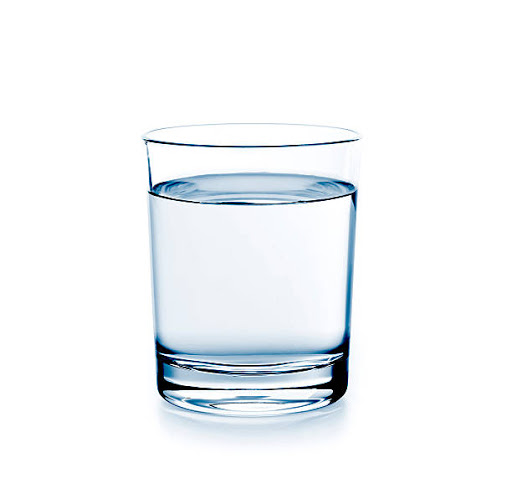
//> input picture glass_analyzer/Image2.png, 512 x 499 px
$ ./Verre   (built with g++ and OpenCV 4)
//> lines starting //> are read from the running program, lines starting //| are printed output that depends on the picture; after the words box and inside, x2 and y2 are one past the last pixel; in counts of white or black regions, pixels touching at a corner belong together
#include <stdio.h>
#include <iostream>
#include <opencv2/opencv.hpp>
#include <string>
#include <opencv2/core/types_c.h>
#include <cstdlib>
#include <math.h>
#include <vector>

#include <fstream>

using namespace cv;
using namespace std;


//seuillage
// [78 lines left out: functions seuillage, histogramme, max1, afficheTab, CC, not called in this run]
int maxTab(vector <int> tab, int n) {
    int max = tab[0];
    for (int i = 0; i < n; i++) {
        if (max < tab[i]) {
            max = tab[i];
        }
    }
    return max;
}

int minTab(vector <int> tab, int n) {
    int min = maxTab(tab, n), max = maxTab(tab, n);

    // cout<<"min : "<<min<<endl;
    for (int i = 0; i < n; i++) {
        if (min > tab[i] && tab[i] != 0) {
            min = tab[i];
        }
    }
    return max - min;
}

int debut(vector <int> tab, int n, int m) {
    int debut = tab[0];
    bool choix = true;
    int i = 0;
    while (choix && i < n) {
        if (tab[i] != 0 && tab[i] > m) {
            debut = i;
            // cout<<tab[i]<<" tab debut"<<endl;
            choix = false;
            break;
        }
        i++;
    }
    return debut;
}
int fin(vector <int> tab, int n, int m) {
    int fin = tab[0];
    bool choix = true;
    int i = n - 1;
    while (choix && i > 0) {
        if (tab[i] != 0 && tab[i] > m) {
            fin = i;
            choix = false;
            break;
        }
        i--;
    }
    return fin;
}


int main() {
    /*******************avoir une image ************************/
    Mat img;
    img = imread("C:\\Users\\Adams\\Desktop\\projet_intro_image-main\\projet_image\\Image2.png", IMREAD_COLOR);
//> img is the input picture: 499 rows x 512 cols, CV_8UC3; mean B, G, R 248.4, 246.2, 243.5
    imshow("Image non traitée", img);
    cout << " Ligne : " << img.rows << ",Colonne : " << img.cols << endl;
//|  Ligne : 499,Colonne : 512

    /**************Avoir une image en niveau de gris ****************/
    Mat nivGris(img.size(), CV_8UC1);
    for (int i = 0; i < img.rows; i++) {
        for (int j = 0; j < img.cols; j++) {
            nivGris.at<uchar>(i, j) = (img.at<Vec3b>(i, j)[0] + img.at<Vec3b>(i, j)[1] + img.at<Vec3b>(i, j)[2]) / 3;
            /* nivGris.at<Vec3b>(i,j)[0]=(img.at<Vec3b>(i,j)[0]+img.at<Vec3b>(i,j)[1]+img.at<Vec3b>(i,j)[2])/3;
              nivGris.at<Vec3b>(i,j)[1]=(img.at<Vec3b>(i,j)[0]+img.at<Vec3b>(i,j)[1]+img.at<Vec3b>(i,j)[2])/3;
              nivGris.at<Vec3b>(i,j)[2]=(img.at<Vec3b>(i,j)[0]+img.at<Vec3b>(i,j)[1]+img.at<Vec3b>(i,j)[2])/3;*/
        }
    }
    imshow("Niveaux de gris", nivGris);
    // waitKey(0);


   /*********************contour de l'image **************************/

    Mat dst;
    Canny(img, dst, 50, 200, 3);
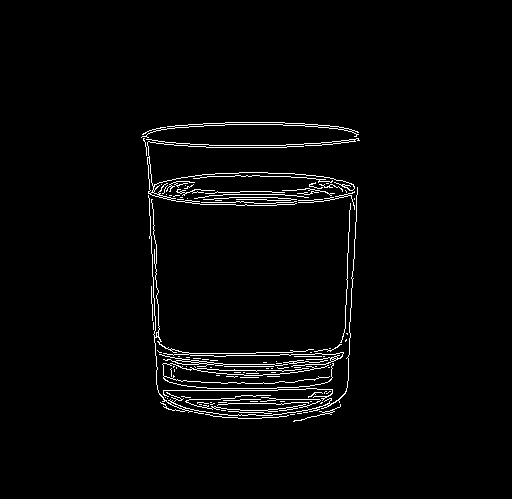
//> dst: 499 rows x 512 cols, CV_8UC1; 2.5% white in thin lines or dots, all inside (x1, y1, x2, y2) = (141, 122, 360, 422)
    imshow("Canny image", dst);

    waitKey(0);


    /*******************detection du verre **********************/


    // Detecte des contours sur l'image binaire
    vector<vector<Point>> contours;
    vector<Vec4i> hierarchy;

    findContours(/*~thresh*/dst, contours, hierarchy, RETR_TREE, CHAIN_APPROX_NONE);
//> contours = 141 contours, 126 with area under 20; largest, box (x1, y1, x2, y2) and area: (141, 122, 359, 138) 376, (147, 141, 355, 206) 178, (224, 122, 306, 126) 162, (159, 354, 288, 367) 108, (148, 187, 358, 416) 103
    // Dessine des contours sur l'image originale
    Mat image_copy = img.clone();
    Mat clone = Mat::zeros(img.size(), CV_8UC3);

    drawContours(image_copy, contours, -1, Scalar(0, 255, 0), 2);
//> image_copy: 499 rows x 512 cols, CV_8UC3; 7.01% of pixels changed, all inside (x1, y1, x2, y2) = (140, 121, 361, 423)
    drawContours(clone, contours, -1, Scalar(0, 255, 0), 2);

    imshow("Clone", clone);
    waitKey(0);

    /***********************taille du verre ***************************/

    int haut = 0, bas = 0, gauche = 0, droite = 0;
    int mLigne = 0, mColonne = 0;
    std::vector<int> tabligne(img.rows);
    std::vector<int> tabcolonne(img.cols);

    Mat Lignes = Mat::zeros(img.size(), CV_8UC1);
    Mat Colonnes = Mat::zeros(img.size(), CV_8UC1);
    for (int i = 0; i < img.rows; i++) {
        int lignes = 0;
        for (int j = 0; j < img.cols; j++) {
            if (clone.at<Vec3b>(i, j)[0] == 0 && clone.at<Vec3b>(i, j)[1] == 255 && clone.at<Vec3b>(i, j)[2] == 0) {
                lignes++;
            }

        }

        tabligne[i] = lignes;
        //cout<<lignes<<"\t";
        for (int x = 0; x < lignes; x++) {
            Lignes.at<uchar>(i, x) = 255;
        }
    }
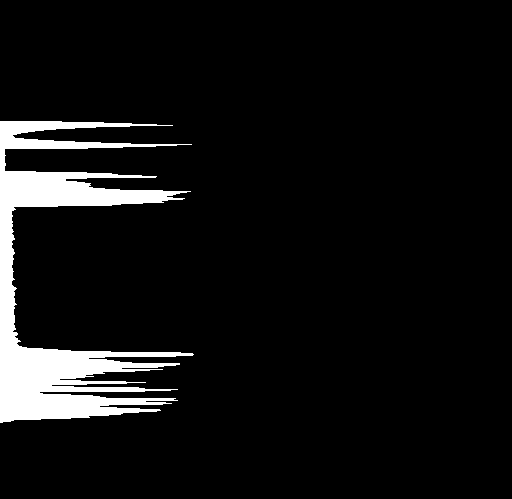
//> Lignes: 499 rows x 512 cols, CV_8UC1; 7% white; 1 white region, box (x1, y1, x2, y2) and area: (0, 121, 194, 423) 17904
//> after the loop, tabligne = 499 values, max 194 at index 354, min 0 at index 0, mean 35.88
    //cout<<endl;
    for (int i = 0; i < img.cols; i++) {
        int colonne = 0;
        for (int j = 0; j < img.rows; j++) {
            if (clone.at<Vec3b>(j, i)[0] == 0 && clone.at<Vec3b>(j, i)[1] == 255 && clone.at<Vec3b>(j, i)[2] == 0) {
                colonne++;
            }

        }

        tabcolonne[i] = colonne;
        //cout<<colonne<<"\t";
        for (int x = 0; x < colonne; x++) {
            Colonnes.at<uchar>(x, i) = 255;
        }
    }
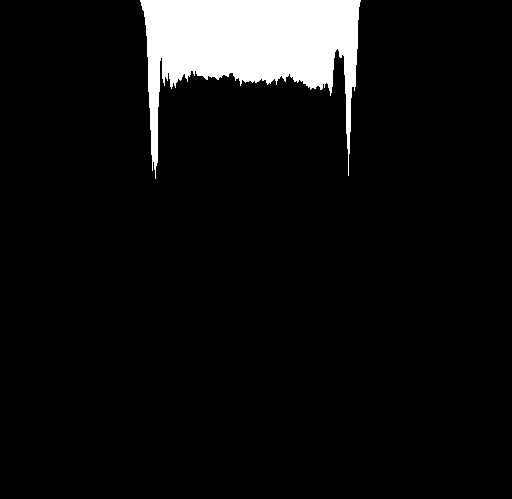
//> Colonnes: 499 rows x 512 cols, CV_8UC1; 7% white; 1 white region, box (x1, y1, x2, y2) and area: (140, 0, 361, 179) 17904
//> after the loop, tabcolonne = 512 values, max 179 at index 155, min 0 at index 0, mean 34.97
    //cout<<endl;


    mLigne = minTab(tabligne, img.rows) / 4;
//> in maxTab, `int max = tab[0];`: max = 0
//> the loop in maxTab, `for (int i = 0; i < n; i++)` made 499 passes
//> max on passes 122, 123, 124, 125, 126, 145, 354, 355: 62, 104, 132, 157, 173, 192, 193, 194
//> after the loop in maxTab, `for (int i = 0; i < n; i++)`: max = 194
//> the loop in maxTab (call 2), `for (int i = 0; i < n; i++)` made 499 passes
//> the loop in minTab, `for (int i = 0; i < n; i++)` made 499 passes
//> min on passes 122, 130, 131, 132, 133, 134, 135, 136: 62, 56, 44, 35, 28, 21, 17, 13
//> after the loop in minTab, `for (int i = 0; i < n; i++)`: min = 3
//> mLigne = 47
    mColonne = minTab(tabcolonne, img.cols) / 4;
//> the loop in minTab (call 2), `for (int i = 0; i < n; i++)` made 512 passes
//> min on pass 141: 2
//> mColonne = 44
    //cout<<mLigne<< " "<<mColonne<<endl;

    haut = debut(tabligne, img.rows, mLigne);
//> in debut, `int debut = tab[0];`: debut = 0
//> after the loop in debut, `while (choix && i < n)`: i = 121
//> haut = 121
    bas = fin(tabligne, img.rows, mLigne);
//> in fin, `int fin = tab[0];`: fin = 0
//> after the loop in fin, `while (choix && i > 0)`: i = 418
//> bas = 418
    gauche = debut(tabcolonne, img.cols, mColonne);
//> gauche = 147
    droite = fin(tabcolonne, img.cols, mColonne);
//> droite = 357
    cout << " Haut : " << haut << " , Bas : " << bas << ", Gauche : " << gauche << ",Droite : " << droite << endl;
//|  Haut : 121 , Bas : 418, Gauche : 147,Droite : 357


    imshow("Lignes", Lignes);
    imshow("Colonnes", Colonnes);
    waitKey(0);


    /************Les contours du verre**********************/
    Mat verre = Mat::zeros(img.size(), CV_8UC1);
    for (int i = haut; i < bas; i++) {
        for (int j = gauche; j < droite; j++) {
            if (clone.at<Vec3b>(i, j)[1] == 255) {
                verre.at<uchar>(i, j) = 255;
            }

        }
    }
//> verre: 499 rows x 512 cols, CV_8UC1; 6.9% white; 1 white region, box (x1, y1, x2, y2) and area: (147, 121, 357, 418) 17579

    imshow("Verre", verre);

    waitKey(0);


    /********************Ouverture et fermeture************************/
    Mat dilatation = Mat::zeros(verre.size(), CV_8UC1);

    dilate(/* c*//*aidecontour*/verre, dilatation, Mat(), Point(-1, -1), 3);
//> dilatation: 499 rows x 512 cols, CV_8UC1; 12% white; 1 white region, box (x1, y1, x2, y2) and area: (144, 118, 360, 421) 30620
    erode(dilatation, dilatation, Mat(), Point(-1, -1), 2);
//> dilatation: 499 rows x 512 cols, CV_8UC1; 9.6% white; 1 white region, box (x1, y1, x2, y2) and area: (146, 120, 358, 419) 24496
    imshow("dilat", dilatation);
    dilatation.convertTo(dilatation, CV_8UC1);

    //cout<<dilatation.type()<<endl;

    /**************Tracage des lignes ****************/
    Mat lcontour = Mat::zeros(verre.size(), CV_8UC1);
    Mat rcontour = Mat::zeros(verre.size(), CV_8UC3);


    Mat milieu = dilatation.clone();

    for (int i = 0; i < dilatation.rows; i++) {
        for (int j = 0; j < gauche; j++) {
            milieu.at<uchar>(i, j) = 0;
            if ((j + gauche + (droite - gauche)) < dilatation.cols) {
                milieu.at<uchar>(i, j + gauche + (droite - gauche)) = 0;
            }


        }

    }
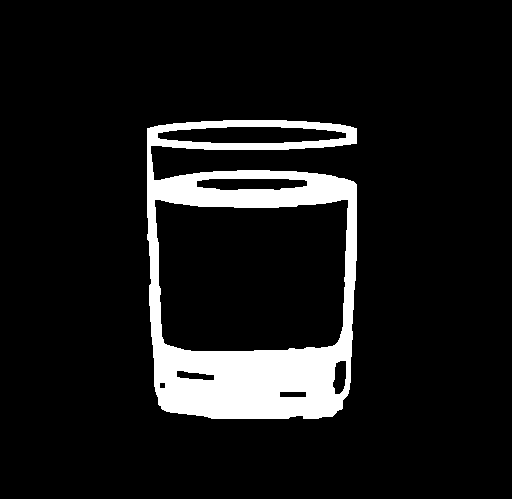
//> milieu: 499 rows x 512 cols, CV_8UC1; 9.5% white; 1 white region, box (x1, y1, x2, y2) and area: (147, 120, 357, 419) 24365
    imshow("Milieu", milieu);

    /*******************histogramme de projection entre intervalles *******************/
   // cout<<"img.cols"<<verre.cols<<"\n"<<verre.cols/2-50<<" "<<verre.cols/2+50<<endl;
    cout << "avant g et d " << endl;
    int g = verre.cols / 2 - 40, d = verre.cols / 2 + 40;
    cout << g << " " << d << endl;
//| 216 296
    if ((droite - gauche / 2) > 40) {
        if ((gauche + (droite - gauche) / 2 - 40) > 0) {
            g = gauche + (droite - gauche) / 2 - 40;
//> g = 212
        }

        d = droite;
//> d = 357

    }
    cout << g << " " << d << endl;
//| 212 357
    for (int i = 0; i < verre.rows; i++) {
        int blanc = 0;
        for (int j = g; j < d; j++) {
            if (/*aidecontour*/dilatation.at<uchar>(i, j) == 255) {
                // if(erode.at<uchar>(i,j)==255){
                blanc++;
            }
        }

        // cout<<"blanc  : "<<blanc<<endl;
         //contour filtre pour img.cols/8
         //egalisation img.cols/3
        if (blanc > 50) {

            for (int j = 0; j < verre.cols; j++) {
                rcontour.at<Vec3b>(i, j)[0] = 255;
                rcontour.at<Vec3b>(i, j)[1] = 255;
                rcontour.at<Vec3b>(i, j)[2] = 255;
            }
        }
        else {
            for (int j = 0; j < img.cols; j++) {
                rcontour.at<Vec3b>(i, j)[0] = 0;
                rcontour.at<Vec3b>(i, j)[1] = 0;
                rcontour.at<Vec3b>(i, j)[2] = 0;
            }
        }
        for (int j = 0; j < blanc; j++) {
            lcontour.at<uchar>(i, j) = 255;
        }

    }
//> rcontour: 499 rows x 512 cols, CV_8UC3; 24% white; 5 white regions, box (x1, y1, x2, y2) and area: (0, 348, 512, 419) 36352, (0, 186, 512, 208) 11264, (0, 120, 512, 129) 4608, (0, 141, 512, 150) 4608, (0, 171, 512, 180) 4608
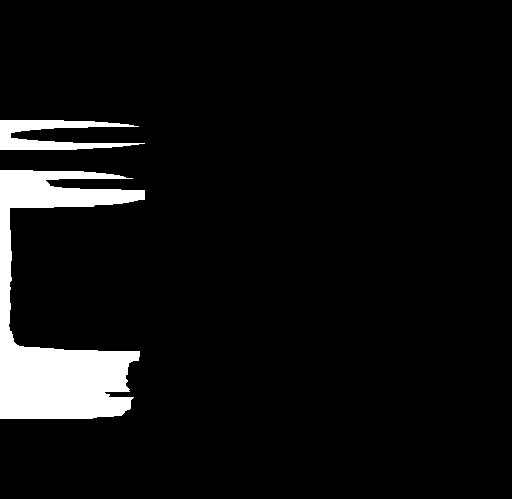
//> lcontour: 499 rows x 512 cols, CV_8UC1; 6.5% white; 2 white regions, box (x1, y1, x2, y2) and area: (0, 170, 145, 419) 14389, (0, 120, 145, 150) 2124


    imshow("Avoir les contours blancs", lcontour);
    imshow("Avoir les contours traités", rcontour);
    waitKey(0);

    /**********Lignes de segmentation *******************/

    vector<int> lignes;
    for (int i = 1; i < verre.rows - 1; i++) {
        if (i != 0 || i != verre.rows) {

            if (rcontour.at<uchar>(i - 1, 0) == 0 && rcontour.at<uchar>(i, 0) == 255 && rcontour.at<uchar>(i + 1, 0) == 255) {
                lignes.push_back(i);
            }

            if (rcontour.at<uchar>(i - 1, 0) == 255 && rcontour.at<uchar>(i, 0) == 255 && rcontour.at<uchar>(i + 1, 0) == 0) {
                lignes.push_back(i);
            }
        }

    }
//> after the loop, lignes = [120, 128, 141, 149, 171, 179, 186, 207, 348, 418]


    vector<int> nLignes;
    vector<int> newLignes;
    for (int i = 0; i < lignes.size() - 1; i = i + 2) {
        if (lignes[i + 1] - lignes[i] > 1 && (i + 1) < lignes.size()) {

            nLignes.push_back(lignes[i]);
            nLignes.push_back(lignes[i + 1]);
            //cout<<lignes[i]<<" "<<lignes[i+1]<<endl;
        }

    }
//> this loop made 5 passes
    for (int i = 0; i < nLignes.size(); i = i + 2) {
        if (i + 1 < nLignes.size()) {
            newLignes.push_back(nLignes[i + 1] - nLignes[i]);
        }


    }


    int maxLigneblanc = 0;
    if (newLignes.size() > 2) {
        maxLigneblanc = newLignes[1];
//> maxLigneblanc = 8
    }
    int indice = 0;

    for (int i = 1; i < newLignes.size() - 1; i++) {
        //if(i+1<newLignes.size()-1){
        if (maxLigneblanc < newLignes[i] /*&&newLignes[i]>nLignes[i+1]*/) {
            maxLigneblanc = newLignes[i];
            indice = i;
        }
        //}

    }
//> this loop made 3 passes
//> after the loop, maxLigneblanc = 21; indice = 3
    if (indice == 0) {
        if (newLignes.size() >= 3) {
            indice = 1;
        }
    }
    cout << "Max ligne blanche dans le 'milieu eau' : " << maxLigneblanc << " , indice : " << indice << endl;
//| Max ligne blanche dans le 'milieu eau' : 21 , indice : 3
    float tailleVerre = nLignes[(nLignes.size() - 1)] - nLignes[0];
//> tailleVerre = 298
    float tailleEau = 0;
    cout << "Taille du verre : " << tailleVerre << endl;
//| Taille du verre : 298
    cvtColor(verre, verre, COLOR_GRAY2RGB);
    // tailleEau=newLignes[(newLignes.size()-2)]*100/tailleVerre;
    if (maxLigneblanc == 0) { //Voudrait dire que le niveau de l'eau == haut du verre.
        cout << "Verre trop rempli ou vide." << endl;
    }
    else {
        for (int i = nLignes[indice * 2]; i < nLignes[nLignes.size() - 2]; i++) {
            for (int j = gauche; j < droite; j++) {
                verre.at<Vec3b>(i, j)[0] = 255;
                //cout<<"color"<<endl;
            }

        }
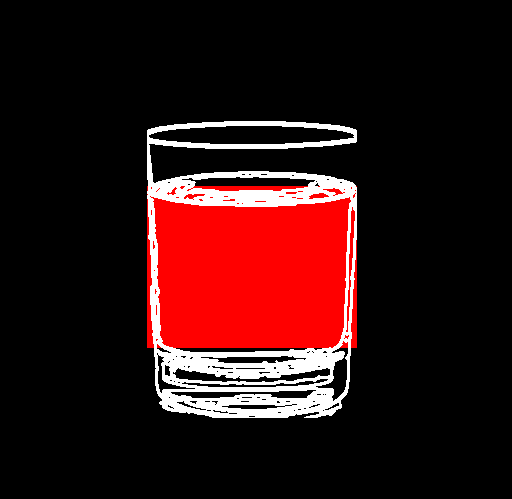
//> verre: 499 rows x 512 cols, CV_8UC3; mean R, G, B 46.4, 17.5, 17.5
        tailleEau = (nLignes[nLignes.size() - 2] - nLignes[indice * 2]) * 100 / tailleVerre;
//> tailleEau = 54.36

    }

    for (int j = 0; j < verre.cols; j++) {
        verre.at<Vec3b>(haut, j)[2] = 255;
        verre.at<Vec3b>(bas, j)[2] = 255;
    }
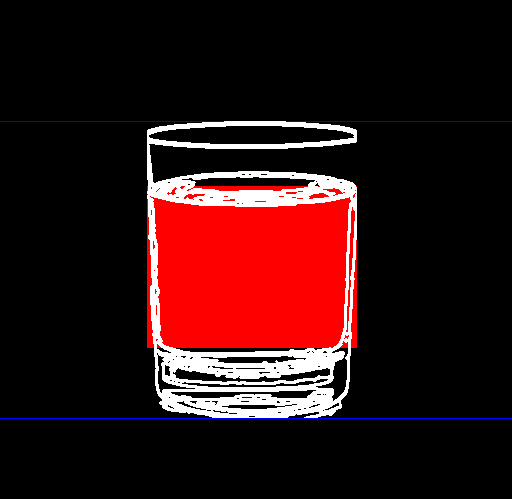
//> verre: 499 rows x 512 cols, CV_8UC3; 0.38% of pixels changed, all inside (x1, y1, x2, y2) = (0, 121, 512, 419)

    cout << "taille eau : " << tailleEau << endl;
//| taille eau : 54.3624
    imshow("verre avec l'eau", verre);
    waitKey(0);

    /****************Vérité terrain*****************/

    ifstream image_file("C:\\Users\\Adams\\Desktop\\projet_intro_image-main\\projet_image\\image2.json");
    string ligne;
    vector<string> v1;

    vector<string>v3;
    vector<int>v4;

    int nombre = 8;
    while (getline(image_file, ligne)) {
        //cout<<ligne<<endl;
         //cout<<"taille"<<ligne.size()<<endl;
        if (ligne.find("label") != string::npos) {
            v1.push_back(ligne);
            // cout<<ligne.find("label")<<endl;;
        }
        if (ligne.find("points") != string::npos) {
            string l;
            int number = 0;
            while (getline(image_file, l) && number < nombre) {
                v3.push_back(l);
                number++;

            }

        }

    };

    for (int i = 0; i < v1.size(); i++) {
        cout << v1[i] << endl;
    }

    for (int i = 0; i < v3.size(); i++) {
        //cout<<v3[i]<<endl;
        try {
            int num2 = stoi(v3[i]);
            // cout << "num2: " << num2 << endl;
            v4.push_back(num2);
        }
        catch (std::exception& e) {
            //cout << e.what() << " caused the error!!!\n";
        }
    }

    cout << "taille de v4 " << v4.size() << endl;
//| taille de v4 0

    for (int i = 0; i < v4.size(); i = i + 4) {
        /* int x1=v4[i]
         int y1=v4[i+1]
         int x2=v4[i+2]
         int y2=v4[i+3]*/
        line(verre, Point(v4[i], v4[i + 1]), Point(v4[i + 2], v4[i + 3]), Scalar(0, 255, 0), 1, LINE_4);


    }


    imshow("verre avec l'eau", verre);
    waitKey(0);

    return 0;
}

$ run again, with glass_analyzer/Image4.jpg saved as glass_analyzer/Image2.png
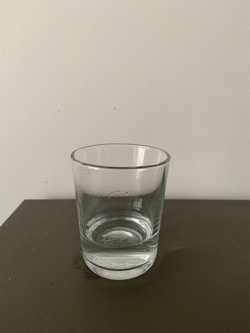
//> input picture glass_analyzer/Image4.jpg, 250 x 333 px
//> img is the input picture: 333 rows x 250 cols, CV_8UC3; mean B, G, R 129.8, 141.8, 147.7
//|  Ligne : 333,Colonne : 250
//> `Canny(img, dst, 50, 200, 3);`:
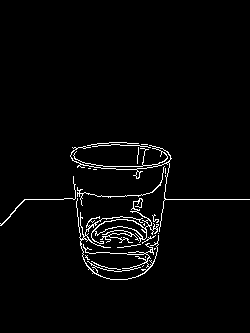
//> dst: 333 rows x 250 cols, CV_8UC1; 2.6% white in thin lines or dots, all inside (x1, y1, x2, y2) = (0, 142, 250, 280)
//> contours = 34 contours, 26 with area under 20; largest, box (x1, y1, x2, y2) and area: (76, 198, 159, 280) 562, (91, 198, 159, 244) 489, (94, 262, 150, 280) 454, (94, 219, 147, 240) 397, (70, 145, 250, 232) 132, (155, 147, 171, 166) 74, (0, 176, 76, 226) 24, (77, 166, 165, 206) 20
//> image_copy: 333 rows x 250 cols, CV_8UC3; 7.6% of pixels changed, all inside (x1, y1, x2, y2) = (0, 141, 250, 281)
//> after the loop `for (int i = 0; i < img.rows; i++)`: tabligne = 333 values, max 159 at index 198, min 0 at index 0, mean 18.99
//> the loop `for (int i = 0; i < img.cols; i++)` made 250 passes
//> colonne on passes 1 to 3: 5, 5, 6
//> after the loop `for (int i = 0; i < img.cols; i++)`: tabcolonne = 250 values, max 102 at index 138, min 3 at index 26, mean 25.3
//> in maxTab, `int max = tab[0];`: max = 0
//> the loop in maxTab, `for (int i = 0; i < n; i++)` made 333 passes
//> max on passes 142, 143, 144, 145, 146, 147, 166, 199: 20, 43, 57, 66, 75, 82, 94, 159
//> after the loop in maxTab, `for (int i = 0; i < n; i++)`: max = 159
//> the loop in maxTab (call 2), `for (int i = 0; i < n; i++)` made 333 passes
//> the loop in minTab, `for (int i = 0; i < n; i++)` made 333 passes
//> min on passes 142, 172, 174, 175, 180, 181: 20, 17, 16, 15, 14, 10
//> after the loop in minTab, `for (int i = 0; i < n; i++)`: min = 10
//> mLigne = 37
//> the loop in minTab (call 2), `for (int i = 0; i < n; i++)` made 250 passes
//> min on passes 1, 26, 27: 5, 4, 3
//> mColonne = 24
//> debut = 0
//> after the loop in debut, `while (choix && i < n)`: i = 142
//> fin = 0
//> after the loop in fin, `while (choix && i > 0)`: i = 271
//> gauche = 72
//> droite = 169
//|  Haut : 142 , Bas : 271, Gauche : 72,Droite : 169
//> the loop `for (int i = haut; i < bas; i++)` made 129 passes
//| 85 165
//> `g = gauche + (droite - gauche) / 2 - 40;`: g = 80
//> `d = droite;`: d = 169
//| 80 169
//> after the loop `for (int i = 1; i < verre.rows - 1; i++)`: lignes = [142, 148, 162, 170, 193, 198, 214, 256, 265, 271]
//> the loop `for (int i = 0; i < lignes.size() - 1; i = i + 2)` made 5 passes
//> the loop `for (int i = 0; i < nLignes.size(); i = i + 2)` made 5 passes
//> `maxLigneblanc = newLignes[1];`: maxLigneblanc = 8
//> the loop `for (int i = 1; i < newLignes.size() - 1; i++)` made 3 passes
//> maxLigneblanc on pass 3: 42
//> after the loop `for (int i = 1; i < newLignes.size() - 1; i++)`: maxLigneblanc = 42; indice = 3
//| Max ligne blanche dans le 'milieu eau' : 42 , indice : 3
//> tailleVerre = 129
//| Taille du verre : 129
//> the loop `for (int i = nLignes[indice * 2]; i < nLignes[nLignes.size() - 2]; i++)` made 51 passes
//> tailleEau = 39.53
//> after the loop `for (int j = 0; j < verre.cols; j++)`:
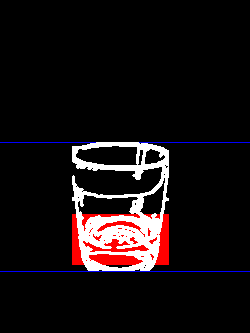
//> verre: 333 rows x 250 cols, CV_8UC3; mean R, G, B 23.2, 16.7, 18.1
//| taille eau : 39.5349
//| taille de v4 0
